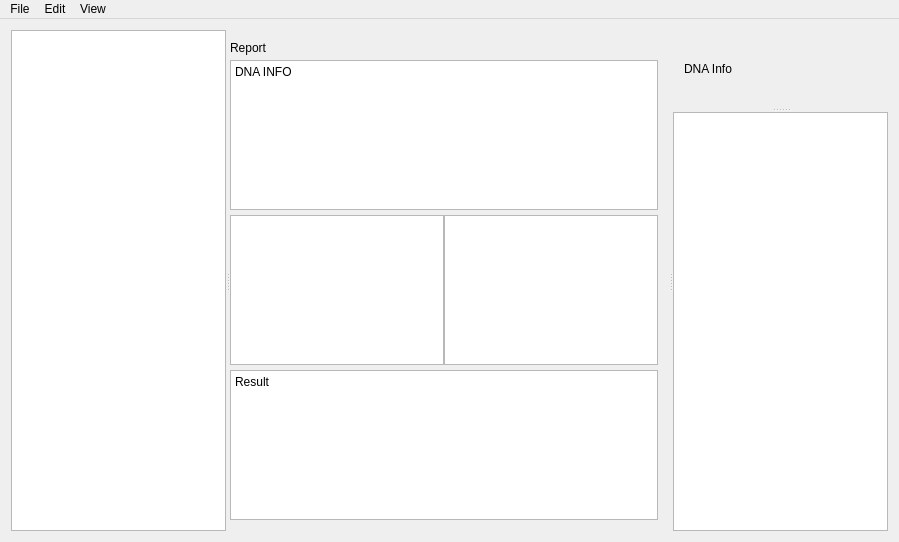
<?xml version="1.0" encoding="UTF-8"?>
<ui version="4.0">
 <class>MainWindowClass</class>
 <widget class="QMainWindow" name="MainWindowClass">
  <property name="geometry">
   <rect>
    <x>0</x>
    <y>0</y>
    <width>899</width>
    <height>542</height>
   </rect>
  </property>
  <property name="windowTitle">
   <string>MainWindow</string>
  </property>
  <widget class="QWidget" name="background">
   <layout class="QGridLayout" name="gridLayout">
    <item row="0" column="0">
     <widget class="QSplitter" name="splitter_h">
      <property name="orientation">
       <enum>Qt::Horizontal</enum>
      </property>
      <widget class="QListWidget" name="report_list">
       <property name="sizePolicy">
        <sizepolicy hsizetype="Expanding" vsizetype="Expanding">
         <horstretch>0</horstretch>
         <verstretch>0</verstretch>
        </sizepolicy>
       </property>
       <property name="baseSize">
        <size>
         <width>0</width>
         <height>0</height>
        </size>
       </property>
      </widget>
      <widget class="QWidget" name="gridLayoutWidget">
       <layout class="QGridLayout" name="report">
        <property name="leftMargin">
         <number>0</number>
        </property>
        <property name="horizontalSpacing">
         <number>0</number>
        </property>
        <property name="verticalSpacing">
         <number>5</number>
        </property>
        <item row="2" column="0" colspan="2">
         <widget class="QTextBrowser" name="dna_info">
          <property name="html">
           <string>&lt;!DOCTYPE HTML PUBLIC &quot;-//W3C//DTD HTML 4.0//EN&quot; &quot;http://www.w3.org/TR/REC-html40/strict.dtd&quot;&gt;
&lt;html&gt;&lt;head&gt;&lt;meta name=&quot;qrichtext&quot; content=&quot;1&quot; /&gt;&lt;meta charset=&quot;utf-8&quot; /&gt;&lt;style type=&quot;text/css&quot;&gt;
p, li { white-space: pre-wrap; }
hr { height: 1px; border-width: 0; }
li.unchecked::marker { content: &quot;\2610&quot;; }
li.checked::marker { content: &quot;\2612&quot;; }
&lt;/style&gt;&lt;/head&gt;&lt;body style=&quot; font-family:'맑은 고딕'; font-size:9pt; font-weight:400; font-style:normal;&quot;&gt;
&lt;p style=&quot; margin-top:0px; margin-bottom:0px; margin-left:0px; margin-right:0px; -qt-block-indent:0; text-indent:0px;&quot;&gt;DNA INFO&lt;/p&gt;&lt;/body&gt;&lt;/html&gt;</string>
          </property>
         </widget>
        </item>
        <item row="4" column="0" colspan="2">
         <widget class="QTextBrowser" name="result">
          <property name="html">
           <string>&lt;!DOCTYPE HTML PUBLIC &quot;-//W3C//DTD HTML 4.0//EN&quot; &quot;http://www.w3.org/TR/REC-html40/strict.dtd&quot;&gt;
&lt;html&gt;&lt;head&gt;&lt;meta name=&quot;qrichtext&quot; content=&quot;1&quot; /&gt;&lt;meta charset=&quot;utf-8&quot; /&gt;&lt;style type=&quot;text/css&quot;&gt;
p, li { white-space: pre-wrap; }
hr { height: 1px; border-width: 0; }
li.unchecked::marker { content: &quot;\2610&quot;; }
li.checked::marker { content: &quot;\2612&quot;; }
&lt;/style&gt;&lt;/head&gt;&lt;body style=&quot; font-family:'맑은 고딕'; font-size:9pt; font-weight:400; font-style:normal;&quot;&gt;
&lt;p style=&quot; margin-top:0px; margin-bottom:0px; margin-left:0px; margin-right:0px; -qt-block-indent:0; text-indent:0px;&quot;&gt;Result&lt;/p&gt;&lt;/body&gt;&lt;/html&gt;</string>
          </property>
         </widget>
        </item>
        <item row="0" column="0" colspan="2">
         <widget class="QLabel" name="report_title">
          <property name="sizePolicy">
           <sizepolicy hsizetype="Preferred" vsizetype="Preferred">
            <horstretch>0</horstretch>
            <verstretch>0</verstretch>
           </sizepolicy>
          </property>
          <property name="text">
           <string>Report</string>
          </property>
         </widget>
        </item>
        <item row="3" column="0">
         <widget class="QTextBrowser" name="matching_result_item"/>
        </item>
        <item row="3" column="1">
         <widget class="QTextBrowser" name="matching_result"/>
        </item>
       </layout>
      </widget>
      <widget class="QSplitter" name="splitter_v">
       <property name="sizePolicy">
        <sizepolicy hsizetype="Expanding" vsizetype="Expanding">
         <horstretch>0</horstretch>
         <verstretch>0</verstretch>
        </sizepolicy>
       </property>
       <property name="orientation">
        <enum>Qt::Vertical</enum>
       </property>
       <widget class="QWidget" name="gridLayoutWidget_2">
        <layout class="QGridLayout" name="plasmid_info">
         <item row="0" column="0">
          <widget class="QLabel" name="label_2">
           <property name="text">
            <string>DNA Info</string>
           </property>
          </widget>
         </item>
        </layout>
       </widget>
       <widget class="QListWidget" name="sample_list">
        <property name="sizePolicy">
         <sizepolicy hsizetype="Expanding" vsizetype="Expanding">
          <horstretch>0</horstretch>
          <verstretch>0</verstretch>
         </sizepolicy>
        </property>
       </widget>
      </widget>
     </widget>
    </item>
   </layout>
  </widget>
  <widget class="QMenuBar" name="menuBar">
   <property name="geometry">
    <rect>
     <x>0</x>
     <y>0</y>
     <width>899</width>
     <height>21</height>
    </rect>
   </property>
   <widget class="QMenu" name="menuFile">
    <property name="title">
     <string>File</string>
    </property>
    <addaction name="actionNew_Report"/>
    <addaction name="actionOpen_Collection"/>
    <addaction name="separator"/>
    <addaction name="actionAdd_Report"/>
    <addaction name="separator"/>
    <addaction name="actionSave_Collection"/>
    <addaction name="actionSave_Collection_As"/>
    <addaction name="actionSave_Report"/>
    <addaction name="actionSave_Report_As"/>
    <addaction name="separator"/>
    <addaction name="actionClose_Collection"/>
    <addaction name="actionClose_Report"/>
   </widget>
   <widget class="QMenu" name="menuEdit">
    <property name="title">
     <string>Edit</string>
    </property>
   </widget>
   <widget class="QMenu" name="menuView">
    <property name="title">
     <string>View</string>
    </property>
   </widget>
   <addaction name="menuFile"/>
   <addaction name="menuEdit"/>
   <addaction name="menuView"/>
  </widget>
  <action name="actionNew_Report">
   <property name="text">
    <string>New Collection</string>
   </property>
  </action>
  <action name="actionOpen_Collection">
   <property name="text">
    <string>Open Collection</string>
   </property>
  </action>
  <action name="actionAdd_Report">
   <property name="text">
    <string>Add Report</string>
   </property>
  </action>
  <action name="actionSave_Collection">
   <property name="text">
    <string>Save Collection</string>
   </property>
  </action>
  <action name="actionSave_Collection_As">
   <property name="text">
    <string>Save Collection As ...</string>
   </property>
  </action>
  <action name="actionSave_Report">
   <property name="text">
    <string>Save Report</string>
   </property>
  </action>
  <action name="actionSave_Report_As">
   <property name="text">
    <string>Save Report As ...</string>
   </property>
  </action>
  <action name="actionClose_Collection">
   <property name="text">
    <string>Close Collection</string>
   </property>
  </action>
  <action name="actionClose_Report">
   <property name="text">
    <string>Close Report</string>
   </property>
  </action>
  <action name="actionCopy">
   <property name="text">
    <string>Copy</string>
   </property>
  </action>
 </widget>
 <layoutdefault spacing="6" margin="11"/>
 <resources/>
 <connections/>
</ui>
